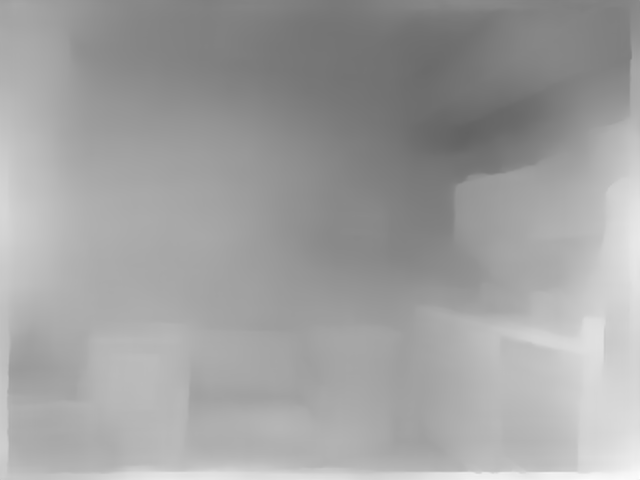
#> input picture ComputeScene/test/prediction.png, 640 x 480 px
$ python script.py
#> lines starting #> are read from the running program, lines starting #| are printed output that depends on the picture; after the words box and inside, x2 and y2 are one past the last pixel; in counts of white or black regions, pixels touching at a corner belong together; long printed decimals are rounded
from __future__ import absolute_import, division, print_function

import cv2
import numpy as np


def compute_scale_and_shift(prediction, target, mask):
    """From https://gist.github.com/ranftlr/a1c7a24ebb24ce0e2f2ace5bce917022
    """

    # system matrix: A = [[a_00, a_01], [a_10, a_11]]
    a_00 = np.sum(mask * prediction * prediction)
    a_01 = np.sum(mask * prediction)
    a_11 = np.sum(mask)

    # right hand side: b = [b_0, b_1]
    b_0 = np.sum(mask * prediction * target)
    b_1 = np.sum(mask * target)
    x_0 = np.zeros_like(b_0)
    x_1 = np.zeros_like(b_1)

    det = a_00 * a_11 - a_01 * a_01
    # A needs to be a positive definite matrix.
    valid = det > 0

    x_0[valid] = (a_11[valid] * b_0[valid] - a_01[valid] * b_1[valid]) / det[valid]
    x_1[valid] = (-a_01[valid] * b_0[valid] + a_00[valid] * b_1[valid]) / det[valid]

    return x_0, x_1


def read_files(pred, gt):
#> called with pred = 'prediction.png', gt = 'gt.png'
    pred = cv2.imread(pred, -1) / 256.0
#> pred: shape (480, 640) float64; min 98.86, max 255, mean 160.9
    gt = cv2.imread(gt, -1) / 256.0
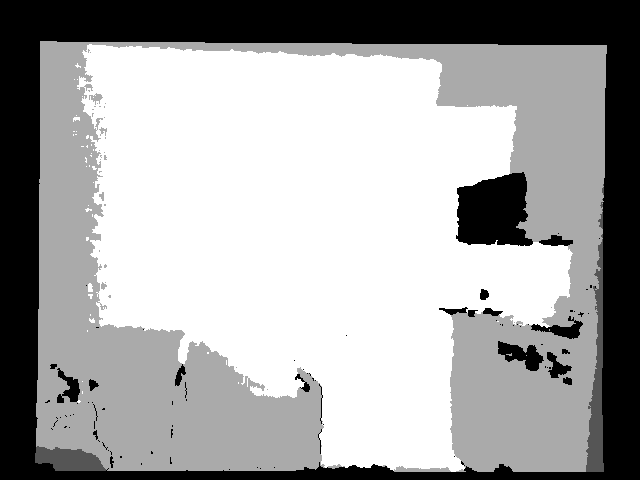
#> input picture ComputeScene/test/gt.png, 640 x 480 px
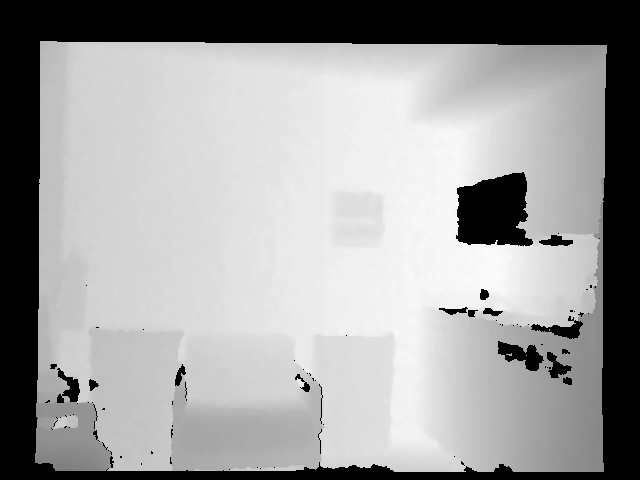
#> gt: shape (480, 640) float64; min 0, max 3.64, mean 2.27; drawn with min black and max white
    return pred, gt


def evaluate(opts):
    """Evaluates a pretrained model using a specified test set
        similarly to https://gist.github.com/ranftlr/a1c7a24ebb24ce0e2f2ace5bce917022
    """

    print("   Mono evaluation - using least squares method")
    PRED = "prediction.png"
    GT = "gt.png"
    prediction, target = read_files(PRED, GT)
    mask = (target > 0) & (target < opts["max_depth"])
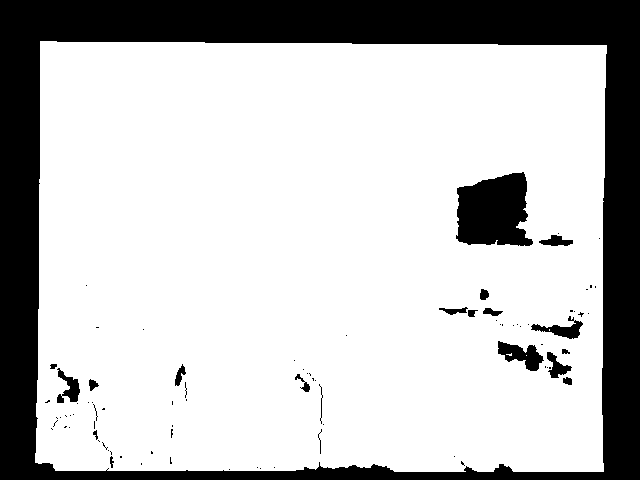
#> mask: shape (480, 640) bool; 76.1% white; 87 black regions (66 under 20 px), largest, box (x1, y1, x2, y2) and area: (0, 0, 640, 480) 65910, (456, 172, 533, 246) 4415, (498, 341, 544, 371) 702
    target_disparity = np.zeros_like(target)
    target_disparity[mask == 1] = 1.0 / target[mask == 1]
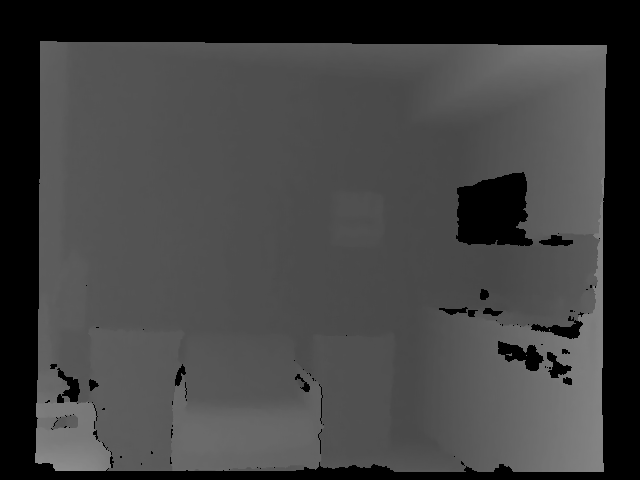
#> target_disparity: shape (480, 640) float64; min 0, max 0.557, mean 0.26
    print(mask.sum())
#| 233754
    scale, shift = compute_scale_and_shift(prediction, target_disparity, mask)
#> in compute_scale_and_shift, `a_00 = np.sum(mask * prediction * prediction)`: a_00 = 6e+09
#> in compute_scale_and_shift, `a_01 = np.sum(mask * prediction)`: a_01 = 37012846.6
#> in compute_scale_and_shift, `a_11 = np.sum(mask)`: a_11 = 233754
#> in compute_scale_and_shift, `b_0 = np.sum(mask * prediction * target)`: b_0 = 12801562.2
#> in compute_scale_and_shift, `b_1 = np.sum(mask * target)`: b_1 = 79874.1
#> in compute_scale_and_shift, `det = a_00 * a_11 - a_01 * a_01`: det = 3.27e+13
#> in compute_scale_and_shift, `valid = det > 0`: valid = True
#> scale = 0.0011; shift = 0.167
    print("scale: {} shift:{}".format(scale, shift))
#| scale: 0.001104 shift:0.167
    prediction_aligned = scale * prediction + shift
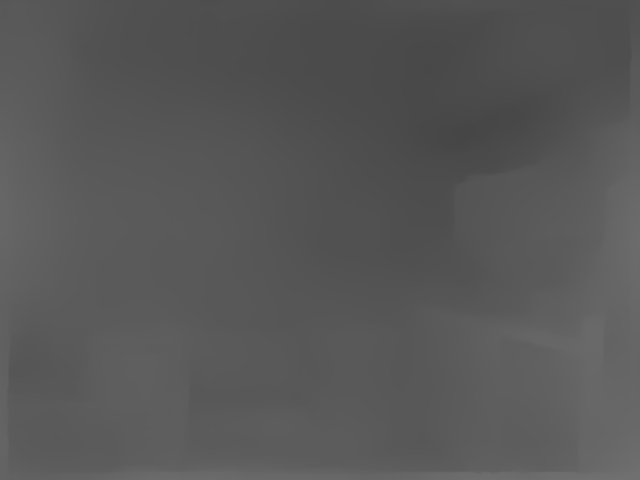
#> prediction_aligned: shape (480, 640) float64; min 0.276, max 0.448, mean 0.345
    disparity_cap = 1.0 / opts["max_depth"]
    prediction_aligned[prediction_aligned < disparity_cap] = disparity_cap
    prediciton_depth = 1.0 / prediction_aligned
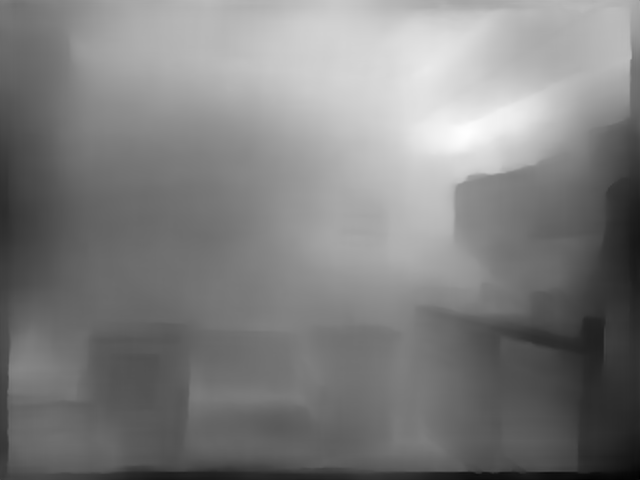
#> prediciton_depth: shape (480, 640) float64; min 2.23, max 3.62, mean 2.93; drawn with min black and max white
    prediciton_depth = prediciton_depth[mask == 1]
    target = target[mask == 1]


if __name__ == "__main__":
    opts = {"max_depth": 10}
    evaluate(opts)
